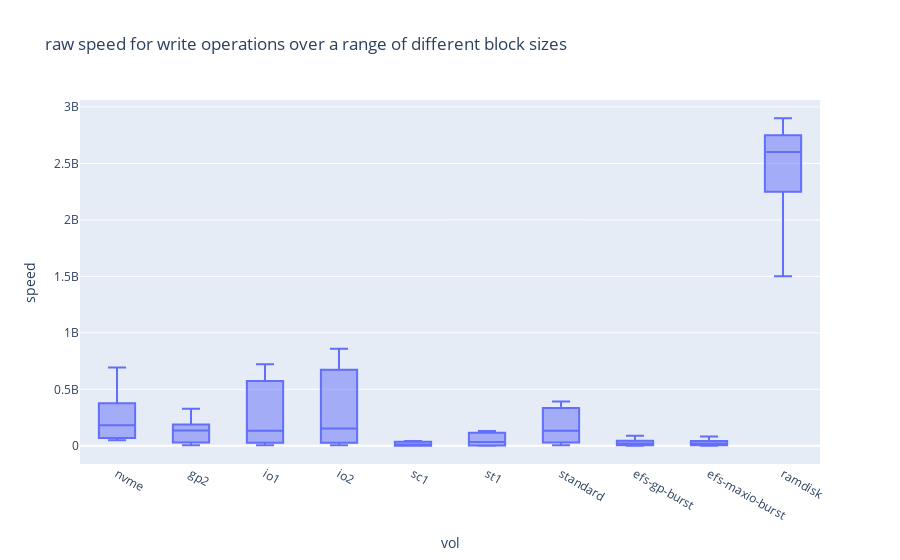
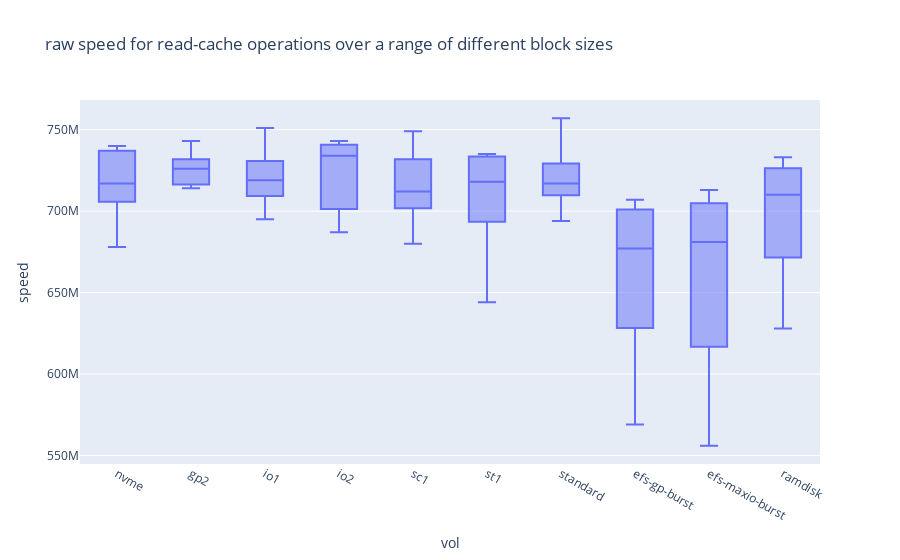
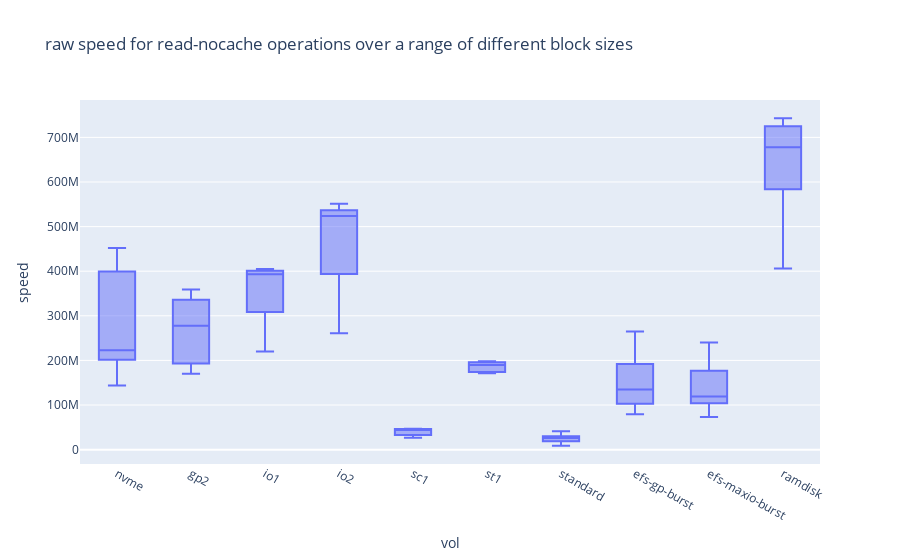

The notebook cell saved with these charts, in order:
### Code cell
for m in df_machinereadable['method'].unique(): 
    fig = px.box(df_machinereadable[df_machinereadable['method'] == m], x="vol", y="speed", title=f"raw speed for {m} operations over a range of different block sizes")
    fig.show()
    fig.write_html(f'speed_data_{m}.html')

### Figure 1 — Plotly figure (JSON) as saved in the notebook; plotly's stock layout.template omitted (floating-point values rounded to 4 significant figures)
{"data": [{"alignmentgroup": "True", "hovertemplate": "vol=%{x}<br>speed=%{y}<extra></extra>", "legendgroup": "", "marker": {"color": "#636efa"}, "name": "", "notched": false, "offsetgroup": "", "orientation": "v", "showlegend": false, "type": "box", "x": ["nvme", "nvme", "nvme", "nvme", "nvme", "gp2", "gp2", "gp2", "gp2", "gp2", "io1", "io1", "io1", "io1", "io1", "io2", "io2", "io2", "io2", "io2", "sc1", "sc1", "sc1", "sc1", "sc1", "st1", "st1", "st1", "st1", "st1", "standard", "standard", "standard", "standard", "standard", "efs-gp-burst", "efs-gp-burst", "efs-gp-burst", "efs-gp-burst", "efs-gp-burst", "efs-maxio-burst", "efs-maxio-burst", "efs-maxio-burst", "efs-maxio-burst", "efs-maxio-burst", "ramdisk", "ramdisk", "ramdisk", "ramdisk", "ramdisk"], "x0": " ", "xaxis": "x", "y": [49300000, 270000000, 694000000, 182000000, 74600000, 5800000, 37400000, 143000000, 329000000, 135000000, 5300000, 35000000, 133000000, 524000000, 721000000, 4900000, 34400000, 153000000, 612000000, 859000000, 121000, 1400000, 11000000, 35200000, 42500000, 425000, 4300000, 34100000, 109000000, 132000000, 5400000, 36000000, 134000000, 316000000, 392000000, 763000, 6700000, 21100000, 29200000, 89000000, 651000, 5400000, 20600000, 28400000, 82600000, 1500000000, 2900000000, 2600000000, 2700000000, 2500000000], "y0": " ", "yaxis": "y"}], "layout": {"boxmode": "group", "legend": {"tracegroupgap": 0}, "title": {"text": "raw speed for write operations over a range of different block sizes"}, "xaxis": {"anchor": "y", "domain": [0, 1], "title": {"text": "vol"}}, "yaxis": {"anchor": "x", "domain": [0, 1], "title": {"text": "speed"}}}}

### Figure 2 — Plotly figure (JSON) as saved in the notebook; plotly's stock layout.template omitted (floating-point values rounded to 4 significant figures)
{"data": [{"alignmentgroup": "True", "hovertemplate": "vol=%{x}<br>speed=%{y}<extra></extra>", "legendgroup": "", "marker": {"color": "#636efa"}, "name": "", "notched": false, "offsetgroup": "", "orientation": "v", "showlegend": false, "type": "box", "x": ["nvme", "nvme", "nvme", "nvme", "nvme", "gp2", "gp2", "gp2", "gp2", "gp2", "io1", "io1", "io1", "io1", "io1", "io2", "io2", "io2", "io2", "io2", "sc1", "sc1", "sc1", "sc1", "sc1", "st1", "st1", "st1", "st1", "st1", "standard", "standard", "standard", "standard", "standard", "efs-gp-burst", "efs-gp-burst", "efs-gp-burst", "efs-gp-burst", "efs-gp-burst", "efs-maxio-burst", "efs-maxio-burst", "efs-maxio-burst", "efs-maxio-burst", "efs-maxio-burst", "ramdisk", "ramdisk", "ramdisk", "ramdisk", "ramdisk"], "x0": " ", "xaxis": "x", "y": [678000000, 715000000, 717000000, 736000000, 740000000, 728000000, 717000000, 714000000, 726000000, 743000000, 695000000, 714000000, 719000000, 724000000, 751000000, 687000000, 734000000, 706000000, 740000000, 743000000, 680000000, 709000000, 712000000, 726000000, 749000000, 644000000, 710000000, 718000000, 735000000, 733000000, 694000000, 717000000, 715000000, 720000000, 757000000, 569000000, 648000000, 677000000, 699000000, 707000000, 556000000, 637000000, 681000000, 702000000, 713000000, 628000000, 710000000, 686000000, 724000000, 733000000], "y0": " ", "yaxis": "y"}], "layout": {"boxmode": "group", "legend": {"tracegroupgap": 0}, "title": {"text": "raw speed for read-cache operations over a range of different block sizes"}, "xaxis": {"anchor": "y", "domain": [0, 1], "title": {"text": "vol"}}, "yaxis": {"anchor": "x", "domain": [0, 1], "title": {"text": "speed"}}}}

### Figure 3 — Plotly figure (JSON) as saved in the notebook; plotly's stock layout.template omitted (floating-point values rounded to 4 significant figures)
{"data": [{"alignmentgroup": "True", "hovertemplate": "vol=%{x}<br>speed=%{y}<extra></extra>", "legendgroup": "", "marker": {"color": "#636efa"}, "name": "", "notched": false, "offsetgroup": "", "orientation": "v", "showlegend": false, "type": "box", "x": ["nvme", "nvme", "nvme", "nvme", "nvme", "gp2", "gp2", "gp2", "gp2", "gp2", "io1", "io1", "io1", "io1", "io1", "io2", "io2", "io2", "io2", "io2", "sc1", "sc1", "sc1", "sc1", "sc1", "st1", "st1", "st1", "st1", "st1", "standard", "standard", "standard", "standard", "standard", "efs-gp-burst", "efs-gp-burst", "efs-gp-burst", "efs-gp-burst", "efs-gp-burst", "efs-maxio-burst", "efs-maxio-burst", "efs-maxio-burst", "efs-maxio-burst", "efs-maxio-burst", "ramdisk", "ramdisk", "ramdisk", "ramdisk", "ramdisk"], "x0": " ", "xaxis": "x", "y": [144000000, 223000000, 382000000, 452000000, 221000000, 201000000, 328000000, 359000000, 278000000, 170000000, 220000000, 338000000, 393000000, 400000000, 405000000, 261000000, 438000000, 524000000, 532000000, 551000000, 26800000, 34700000, 44300000, 46300000, 46800000, 195000000, 198000000, 190000000, 175000000, 171000000, 8600000, 41300000, 22500000, 26500000, 25900000, 79400000, 135000000, 265000000, 168000000, 111000000, 73200000, 119000000, 240000000, 156000000, 114000000, 406000000, 643000000, 678000000, 719000000, 743000000], "y0": " ", "yaxis": "y"}], "layout": {"boxmode": "group", "legend": {"tracegroupgap": 0}, "title": {"text": "raw speed for read-nocache operations over a range of different block sizes"}, "xaxis": {"anchor": "y", "domain": [0, 1], "title": {"text": "vol"}}, "yaxis": {"anchor": "x", "domain": [0, 1], "title": {"text": "speed"}}}}
